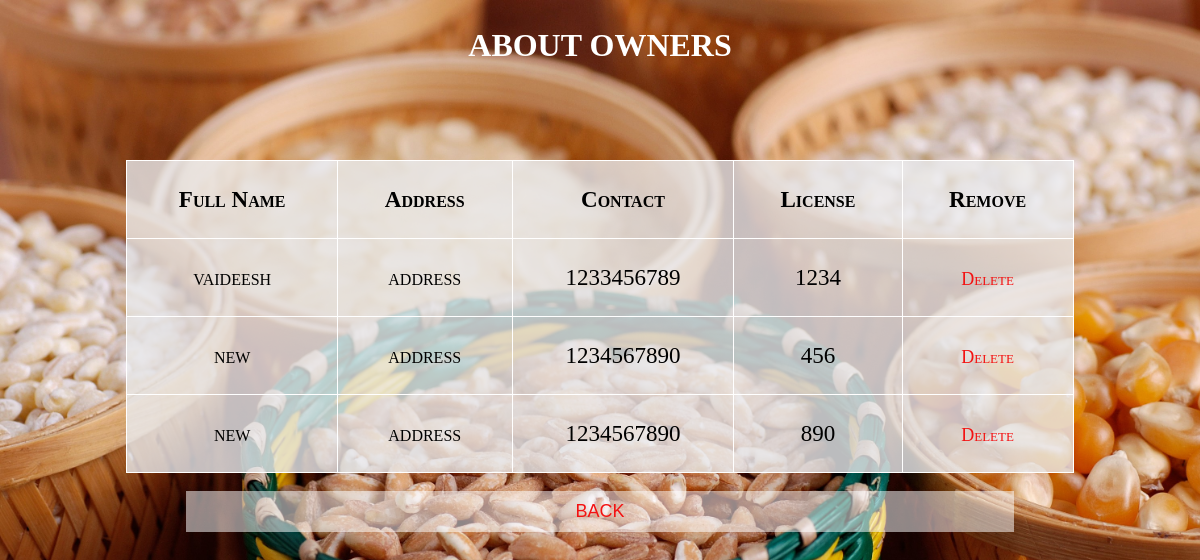
/owners_list/, run on the app's committed database.
### ration_app/models.py (models this page shows)
class sreg(models.Model):
    fullname = models.CharField(max_length=20)
    address = models.CharField(max_length=20)
    contact = models.IntegerField()
    license = models.CharField(max_length=12)
    password = models.CharField(max_length=20)

### ration_app/views.py (the view)
# urls.py: path('owners_list/',views.owners_list,name='owners_list'),
def owners_list(request):
    data=sreg.objects.all()
    return render(request,'owners_list.html',{'data':data})

### ration_app/templates/owners_list.html (shortened to what this page needs)
{% load static %}
<!DOCTYPE html>
<html>
<head>
</head>
    <div class="container">
        <center>
        <h2 >
          ABOUT OWNERS
        </h2><br><br><br></center>
        <p class="text-center">
          <body>
            <table border="1"
               align="center"><b><i>
              <tr>
                  <th>Full Name</th>
                  <th>Address</th>
                  <th>Contact</th>
                  <th>License</th>
                  <th>Remove</th>
              </tr>
              {% for i in data %}
              <tr>
                  <td>{{i.fullname}}</td>
                  <td>{{i.address}}</td>
                  <Td>{{i.contact}}</Td>
                  <td>{{i.license}}</td>
                  <td><a href="/delete_record2/{{i.id}}">Delete</a></td>
              </tr></i></b>
              {% endfor %}
          </table>
          <br>
          <center><button><a href="/admin_home">BACK</a></button></center>
</body>
</html>

### data on the page
sreg: fullname "vaideesh", address "address", contact "1233456789", license "1234"
sreg: fullname "new", address "address", contact "1234567890", license "456"
sreg: fullname "new", address "address", contact "1234567890", license "890"
